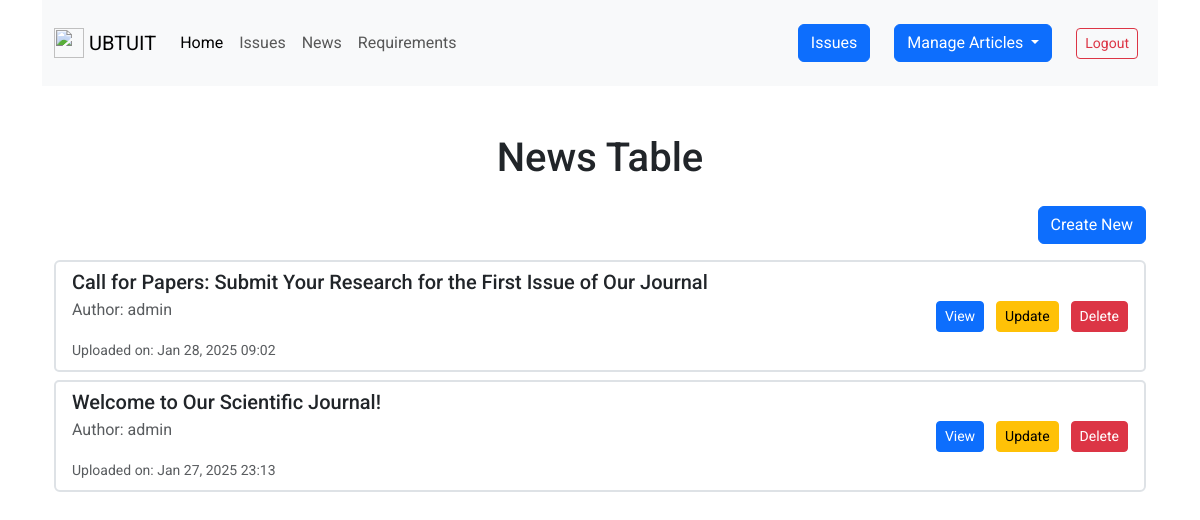
/news/ (signed in), run on the app's committed database.
### news/models.py (models this page shows, shortened)
class New(models.Model):
    title = models.CharField(max_length=255)
    subtitle = models.CharField(max_length=500, blank=True, null=True)
    description = models.TextField()
    creator = models.ForeignKey(User, on_delete=models.CASCADE, related_name='news_created')
    created_at = models.DateTimeField(auto_now_add=True)
    updated_at = models.DateTimeField(auto_now=True)

### accounts/models.py (models this page shows, shortened)
class User(AbstractUser):
    firstname = models.CharField(max_length=100)
    lastname = models.CharField(max_length=100)
    email = models.EmailField()
    institution = models.CharField(max_length=250)
    city = models.CharField(max_length=250)
    country = models.CharField(max_length=250)
    academic_degree = models.CharField(max_length=255)

### news/views.py (the view)
# urls.py: path('', views.news_list, name='news_list'),
def news_list(request):
    news_items = New.objects.all().order_by('-created_at')
    paginator = Paginator(news_items, 10)  # Show 10 news items per page
    page_number = request.GET.get('page')
    page_obj = paginator.get_page(page_number)
    return render(request, 'news/news_list.html', {'page_obj': page_obj})

### templates/news/news_list.html (shortened to what this page needs)
{% extends 'user/master.html' %}
{% load static %}
{% block content %}
<div class="container">
    <h1 class="text-center mt-5 mb-4">News Table</h1>
    {% if user.is_staff %}
        <div class="d-flex justify-content-end mb-3">
            <a href="{% url 'create_news' %}" class="btn btn-primary">Create New</a>
        </div>
    {% endif %}
    <ul class="list-group">
        {% for news in page_obj %}
            <li class="list-group-item mb-2 border-2">
                <div class="d-flex justify-content-between align-items-center">
                    <div>
                        <h5 class="mb-1">{{ news.title }}</h5>
                        <p class="text-muted">Author: {{ news.creator.get_full_name|default:news.creator.username }}</p>
                        <small class="text-muted">Uploaded on: {{ news.created_at|date:"M d, Y H:i" }}</small>
                    </div>
                    <div>
                        <a href="{% url 'news_detail' pk=news.pk %}" class="btn btn-sm btn-primary me-2">View</a>
                        {% if user.is_staff %}
                            <a href="{% url 'update_news' pk=news.pk %}" class="btn btn-sm btn-warning me-2">Update</a>
                            <button type="button" class="btn btn-sm btn-danger delete-button" data-bs-toggle="modal" data-bs-target="#deleteModal" data-id="{{ news.pk }}" data-title="{{ news.title }}">
                                Delete
                            </button>
                        {% endif %}
                    </div>
                </div>
            </li>
        {% empty %}
            <li class="list-group-item">
                <p class="text-center">No news items available.</p>
            </li>
        {% endfor %}
    </ul>
</div>
{% endblock content %}
{% block style %}
<link href="https://cdn.jsdelivr.net/npm/bootstrap-icons@1.10.5/font/bootstrap-icons.css" rel="stylesheet">
{% endblock %}

### templates/news/news_list.html (style rules this page uses)
.list-group-item { border: 1px solid #dee2e6; border-radius: 5px; }

### templates/user/master.html (style rules this page uses)
* { font-family: "Roboto", sans-serif; }

### data on the page
New: title "Call for Papers: Submit Your Research for the First Issue of Our Journal", creator.get_full_name "admin", created_at "Jan 28, 2025 09:02"
New: title "Welcome to Our Scientific Journal!", creator.get_full_name "admin", created_at "Jan 27, 2025 23:13"
